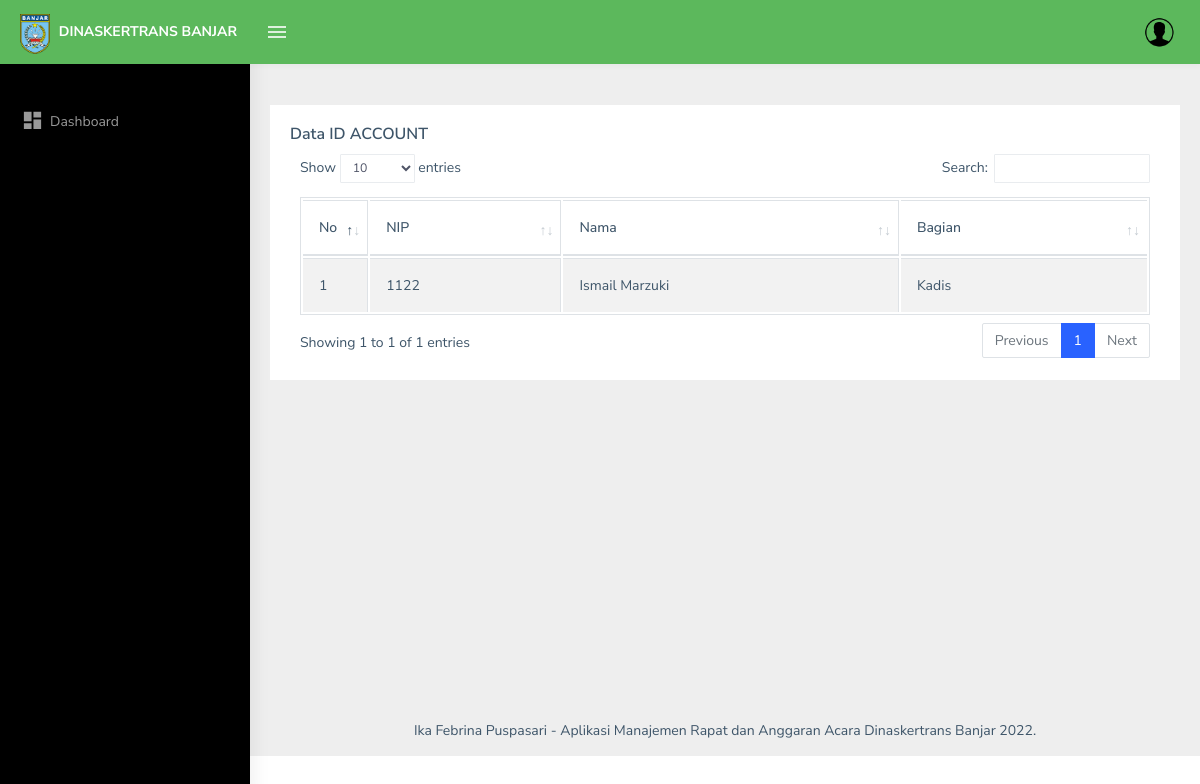
The page /index.php/admin/pegawai on the database its author committed.
### tables this page shows
CREATE TABLE `tb_pegawai` (
  `nip` varchar(128) NOT NULL,
  `nama` varchar(128) NOT NULL,
  `password` varchar(128) NOT NULL,
  `role` varchar(128) NOT NULL,
  `bagian` varchar(128) NOT NULL
);

### application/controllers/Admin.php (called while the page is built, shortened)
<?php
class Admin extends CI_Controller
{
    public function __construct()
    {
        $this->load->library('form_validation');
        $this->load->model('Admin_model');
    }
    public function pegawai()
    {
        $data['judul'] = 'Admin - Data Pegawai';
        $data['user'] = $this->db->get_where('tb_pegawai', ['nip' => $this->session->userdata('nip')])->row_array();
        $data['pegawai'] = $this->Admin_model->getPegawai();
        $this->load->view('templates/header', $data);
        $this->load->view('templates/topbar');
        $this->load->view('templates/ad_sidebar');
        $this->load->view('admin/dt_pegawai', $data);
        $this->load->view('templates/footer');
    }
}

### index.php (called while the page is built, shortened)
<?php
require_once BASEPATH.'core/CodeIgniter.php';

### application/models/Admin_model.php (called while the page is built, shortened)
<?php
class Admin_model extends CI_Model {
    public function getPegawai(){
        $query = "SELECT * FROM TB_PEGAWAI WHERE role <> 'admin'";
        return $this->db->query($query)->result_array();
    }
}

### application/views/admin/dt_pegawai.php (the view, shortened to what this page needs)
<div class="page-wrapper">
            <div class="page-breadcrumb">
                <div class="row">
                    <div class="col-12 d-flex no-block align-items-center">
                    </div>
                </div>
            </div>
            <div class="container-fluid">
                <div class="row">
                    <div class="col-12">
                        <div class="card">
                            <div class="card-body">
                                <h5 class="card-title">Data ID ACCOUNT</h5>
                                <div class="table-responsive">
                                    <table id="zero_config" class="table table-striped table-bordered">
                                        <thead>
                                            <tr>
                                                <th style="width: 4px">No</th>
                                                <th>NIP</th>
                                                <th>Nama</th>
                                                <th>Bagian</th>
                                            </tr>
                                        </thead>
                                        <tbody>
                                            <?php $ind = 1 ?>
                                            <?php foreach($pegawai as $p): ?>
                                            <tr>
                                                <td><?= $ind?></td>
                                                <td><?= $p['nip']; ?></td>
                                                <td><?= $p['nama']; ?></td>
                                                <td><?= $p['bagian']; ?></td>
                                            </tr>
                                            <?php $ind++ ?>
                                            <?php endforeach; ?>
                                        </tbody>
                                    </table>
                                </div>
                            </div>
                        </div>
                    </div>
                </div>
            </div>

### rows shown on the page
tb_pegawai: nip "1122", nama "Ismail Marzuki", bagian "Kadis"
